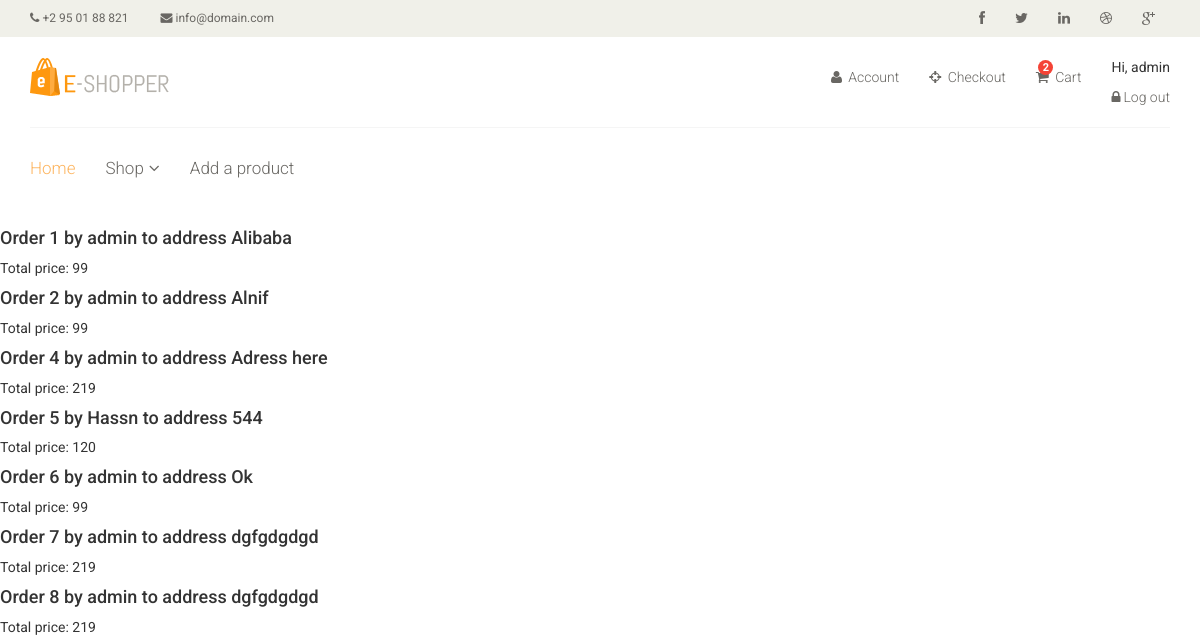
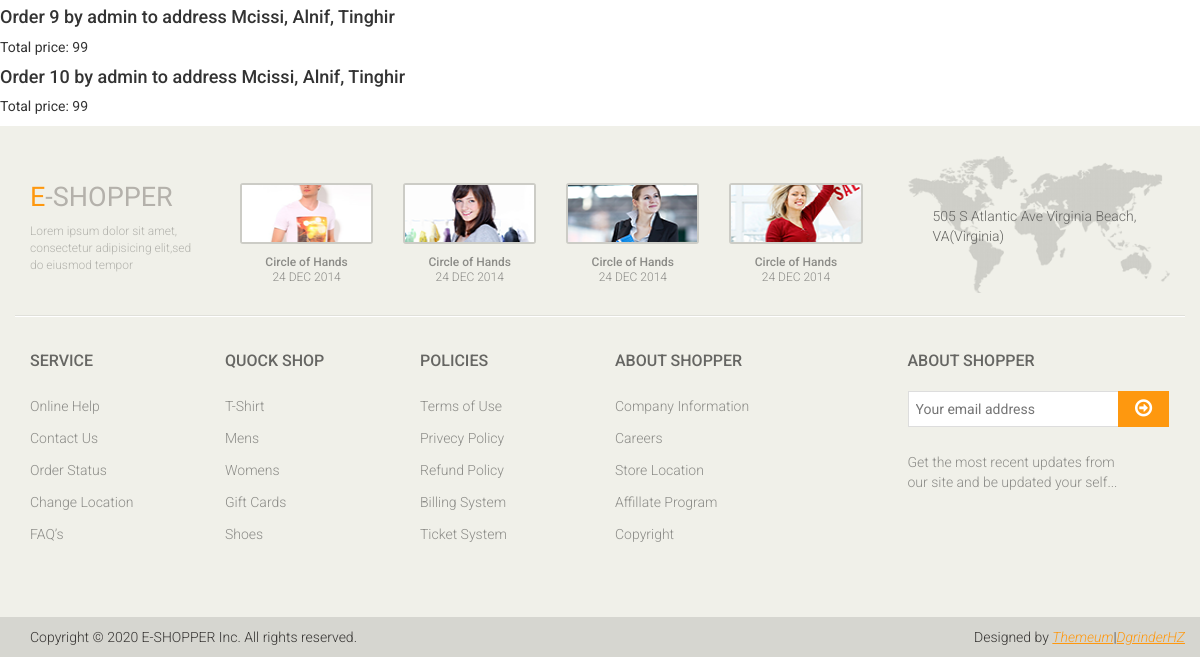
Page /orders/orders_list/ (signed in) on the earlier database version (2 pictures, top to bottom).
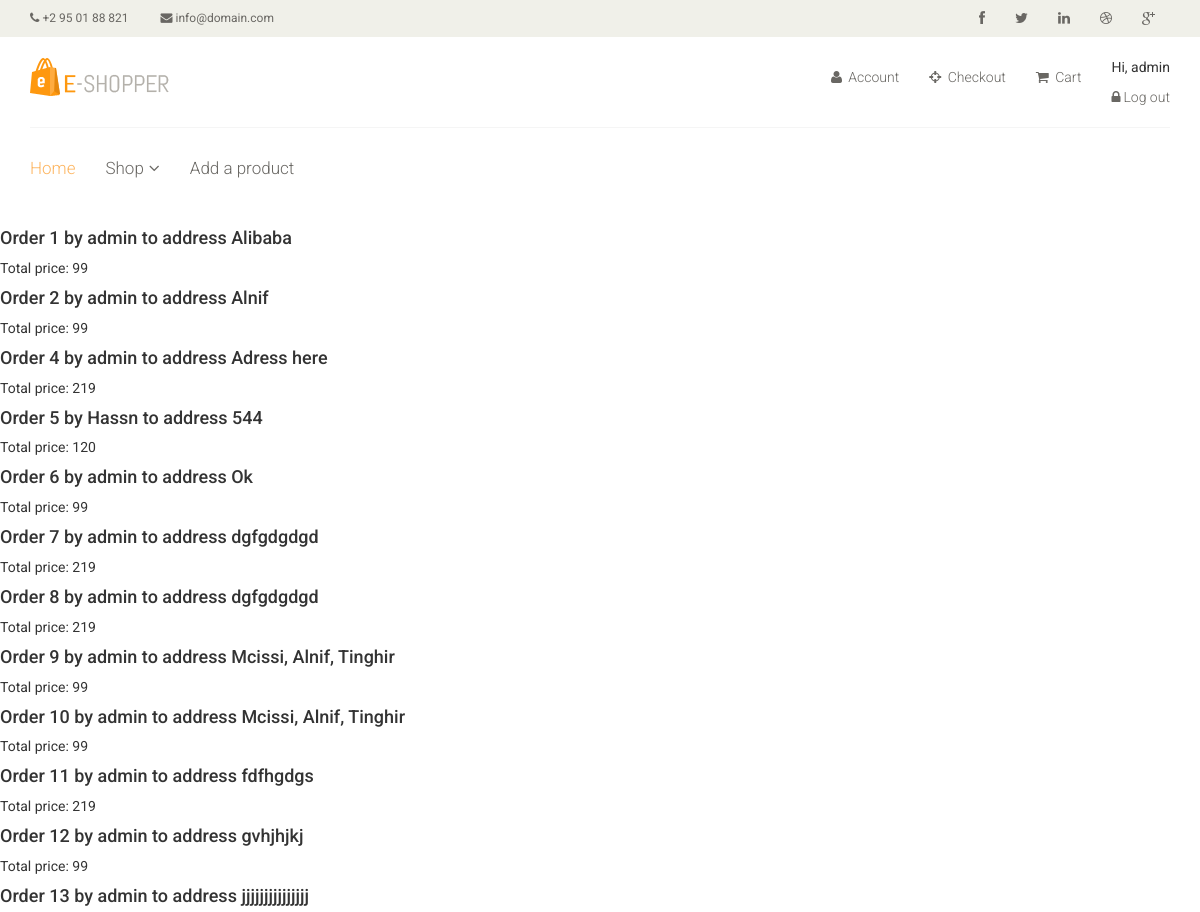
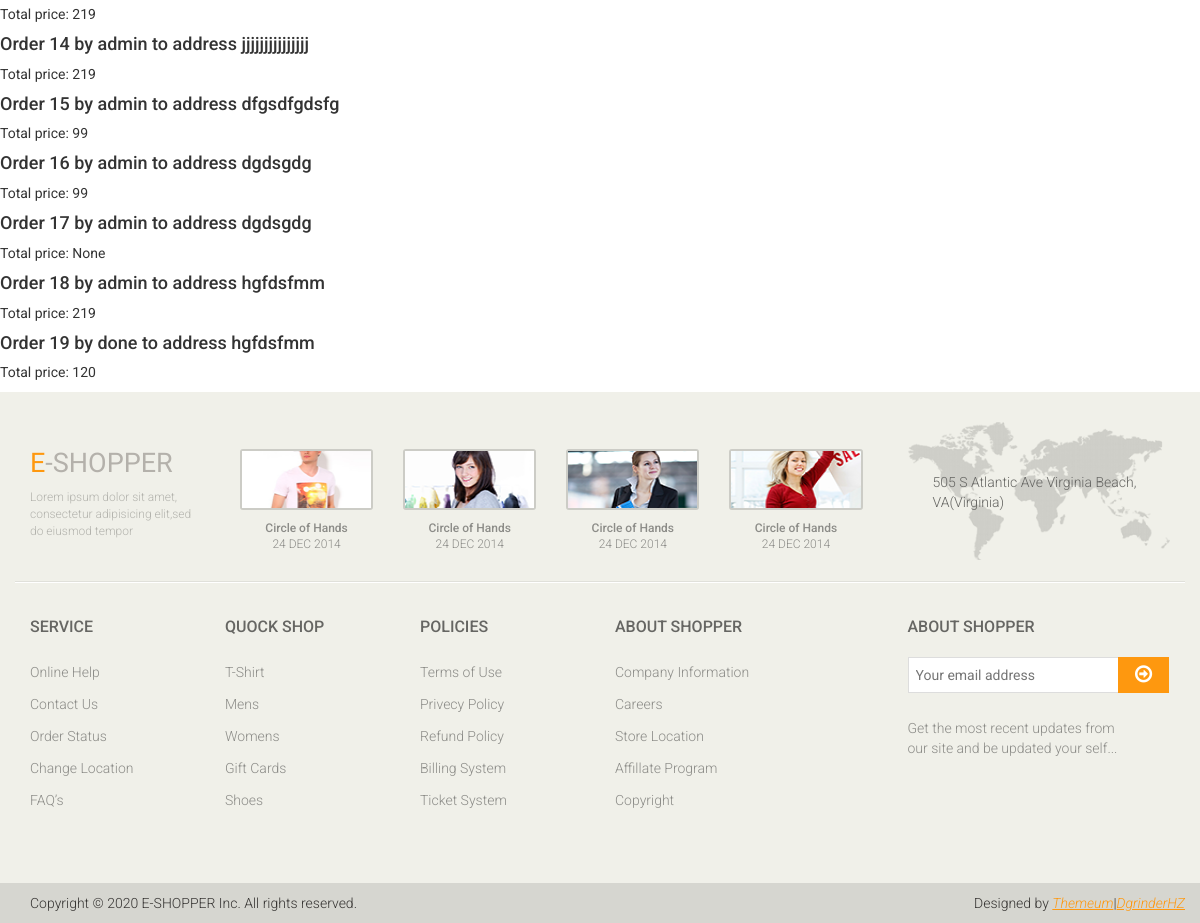
Same page on the later database version (2 pictures, top to bottom).
### carts/models.py (models this page shows, shortened)
class Cart(models.Model):
    user = models.OneToOneField(User,
                                related_name='cart',
                                on_delete=models.CASCADE)
    items = models.ManyToManyField(Product)
    updated_at = models.DateTimeField(auto_now=True)

### orders/models.py (models this page shows, shortened)
class Order(models.Model):
    address = models.CharField(max_length=100)
    user = models.ForeignKey(User, on_delete=models.CASCADE)
    items = models.ManyToManyField(Product)
    created_at = models.DateTimeField(auto_now_add=True)
    def total_price(self):
        return self.items.aggregate(total_price=Sum('price'))['total_price']

### orders/views.py (the view)
# urls.py: path('orders/orders_list/', orders_list, name='orders_list'),
def orders_list(request):
    user = request.user
    if user.is_authenticated and user.is_superuser:
        orders = get_list_or_404(Order)
        return render(request, 'orders/orders.html', {'orders': orders})
    return redirect('products_list')

### templates/orders/orders.html (shortened to what this page needs)
{% extends "base.html" %}
{% block content %}
    {% for order in orders %}
        <h4>Order {{ order.id }} by {{ order.user }} to address {{ order.address }}</h4>
        <p>Total price: {{ order.total_price }}</p>
    {% empty %}
    <li>No orders yet.</li>
    {% endfor %}
{% endblock %}

### templates/base.html (shortened to what the changed rows need)
{% load static %}
<!DOCTYPE html>
<html lang="en">
<head>
    <link href="{% static 'css/bootstrap.min.css' %}" rel="stylesheet">
    <link href="{% static 'css/font-awesome.min.css' %}" rel="stylesheet">
    <link href="{% static 'css/prettyPhoto.css' %}" rel="stylesheet">
    <link href="{% static 'css/price-range.css' %}" rel="stylesheet">
    <link href="{% static 'css/animate.css' %}" rel="stylesheet">
    <link href="{% static 'css/main.css' %}" rel="stylesheet">
    <link href="{% static 'css/responsive.css' %}" rel="stylesheet">
</head>
<body>
    <header id="header">
        <div class="header_top">
        </div>
        <div class="header-middle">
            <div class="container">
                <div class="row">
                    <div class="col-sm-8">
                        <div class="shop-menu pull-right">
                            <ul class="nav navbar-nav">
                                <li>
                                    <a href="{% url 'cart' %}">
                                        {% if request.user.cart.items.all|length > 0 %}
                                        <span>
                                            {{ request.user.cart.items.all|length }}
                                        </span>
                                        {% endif %}
                                        <i class="fa fa-shopping-cart"></i>
                                        Cart
                                    </a>
                                </li>
                                <li>
                                    {% if user.is_authenticated %}
                                    <p>Hi, {{ user.username }}</p>
                                    <a href="{% url 'logout' %}"><i class="fa fa-lock"></i>Log out</a>
                                    {% else  %}
                                    <a href="{% url 'login' %}"><i class="fa fa-lock"></i>Log in</a>
                                    {% endif %}
                                </li>
                            </ul>
                        </div>
                    </div>
                </div>
            </div>
        </div>
        <div class="header-bottom">
        </div>
    </header>
    {% block content %}
    {% endblock %}
    <footer id="footer">
		<div class="footer-top">
			<div class="container">
				<div class="row">
					<div class="col-sm-2">
						<div class="companyinfo">
							<h2><span>e</span>-shopper</h2>
						</div>
					</div>
					<div class="col-sm-7">
						<div class="col-sm-3">
							<div class="video-gallery text-center">
								<h2>24 DEC 2014</h2>
							</div>
						</div>
						<div class="col-sm-3">
							<div class="video-gallery text-center">
								<h2>24 DEC 2014</h2>
							</div>
						</div>
						<div class="col-sm-3">
							<div class="video-gallery text-center">
								<h2>24 DEC 2014</h2>
							</div>
						</div>
						<div class="col-sm-3">
							<div class="video-gallery text-center">
								<h2>24 DEC 2014</h2>
							</div>
						</div>
					</div>
				</div>
			</div>
		</div>
		<div class="footer-widget">
			<div class="container">
				<div class="row">
					<div class="col-sm-2">
						<div class="single-widget">
							<h2>Service</h2>
						</div>
					</div>
					<div class="col-sm-2">
						<div class="single-widget">
							<h2>Quock Shop</h2>
						</div>
					</div>
					<div class="col-sm-2">
						<div class="single-widget">
							<h2>Policies</h2>
						</div>
					</div>
					<div class="col-sm-2">
						<div class="single-widget">
							<h2>About Shopper</h2>
						</div>
					</div>
					<div class="col-sm-3 col-sm-offset-1">
						<div class="single-widget">
							<h2>About Shopper</h2>
						</div>
					</div>
				</div>
			</div>
		</div>
		<div class="footer-bottom">
		</div>
	</footer>
</body>
</html>
</html>

Differences in the rows shown:
added Order: id "11", user "admin", address "fdfhgdgs", total_price "219"
added Order: id "12", user "admin", address "gvhjhjkj", total_price "99"
added Order: id "13", user "admin", address "jjjjjjjjjjjjjjj", total_price "219"
added Order: id "14", user "admin", address "jjjjjjjjjjjjjjj", total_price "219"
added Order: id "15", user "admin", address "dfgsdfgdsfg", total_price "99"
added Order: id "16", user "admin", address "dgdsgdg", total_price "99"
added Order: id "17", user "admin", address "dgdsgdg", total_price "None"
added Order: id "18", user "admin", address "hgfdsfmm", total_price "219"
added Order: id "19", user "done", address "hgfdsfmm", total_price "120"
Other differences:
{{ request.user.cart.items.all|length }}: "2" → (not shown)
